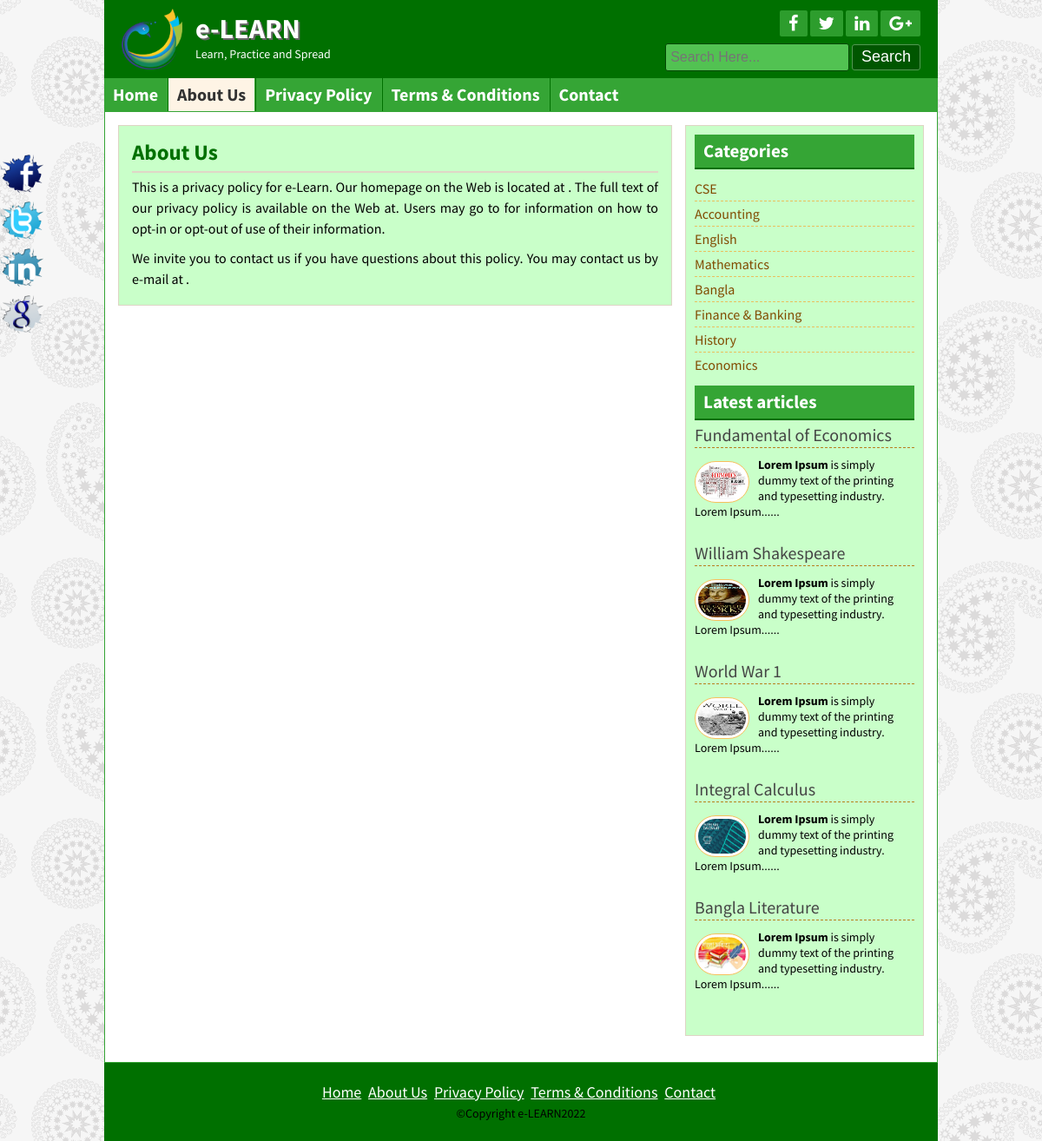
Page /page.php?pageid=1 on the committed database.
### tables this page shows
CREATE TABLE `title_slogan` (
  `id` int(11) NOT NULL,
  `title` varchar(255) NOT NULL,
  `slogan` varchar(255) NOT NULL,
  `logo` varchar(255) NOT NULL
);

CREATE TABLE `tbl_social` (
  `id` int(11) NOT NULL,
  `fb` varchar(255) NOT NULL,
  `tw` varchar(255) NOT NULL,
  `ln` varchar(255) NOT NULL,
  `gp` varchar(255) NOT NULL
);

CREATE TABLE `tbl_page` (
  `id` int(11) NOT NULL,
  `name` varchar(255) NOT NULL,
  `body` text NOT NULL
);

CREATE TABLE `tbl_category` (
  `id` int(11) NOT NULL,
  `name` varchar(50) NOT NULL
);

CREATE TABLE `tbl_post` (
  `id` int(11) NOT NULL,
  `cat` int(11) NOT NULL,
  `title` varchar(255) NOT NULL,
  `body` text NOT NULL,
  `image` varchar(255) NOT NULL,
  `author` varchar(50) NOT NULL,
  `tags` varchar(255) NOT NULL,
  `date` timestamp NULL DEFAULT CURRENT_TIMESTAMP,
  `userid` int(11) NOT NULL
);

CREATE TABLE `tbl_footer` (
  `id` int(11) NOT NULL,
  `note` varchar(255) NOT NULL
);

### lib/Database.php (called while the page is built, shortened)
<?php
Class Database{
	public $host   = DB_HOST;
	public $user   = DB_USER;
	public $pass   = DB_PASS;
	public $dbname = DB_NAME;
	public $link;
	private function connectDB(){
	$this->link = new mysqli($this->host, $this->user, $this->pass, $this->dbname);
 }
	public function select($query){
		$result = $this->link->query($query) or die($this->link->error.__LINE__);
		if($result->num_rows > 0){
			return $result;
		} else {
			return false;
		}
	}
}

### helpers/Format.php (called while the page is built, shortened)
<?php
class Format{
    public function textShorten($text, $limit=200){
       $text = $text. " ";
       $text = substr($text, 0, $limit);
       $text = substr($text, 0, strrpos($text,' '));
       $text = $text. "......";
        return $text;
    }
}
?>

### page.php (the view)
<?php include "inc/header.php";?>
<?php
    $pageid = mysqli_real_escape_string($db->link,$_GET['pageid']);
    if(!isset($pageid) || $pageid == NULL){
        header("Location:404.php");
    }else{
        $id = $pageid;
    }
?>
<?php
    $query = "select * from tbl_page where id = '$id' order by id desc;";
    $pagedetails = $db->select($query);
    if($pagedetails){
        while($result = $pagedetails->fetch_assoc()){
?>
	<div class="contentsection contemplete clear">
		<div class="maincontent clear">
			<div class="about">
				<h2><?php echo $result['name']; ?></h2>
	           <?php echo $result['body']; ?>
	       </div>
        </div>
    <?php } }else{ header("Location:404.php");} ?>
    <?php include "inc/sidebar.php";?>
    <?php include "inc/footer.php";?>

### inc/header.php (shortened to what this page needs)
<?php include "lib/Database.php";?>
<?php include "helpers/Format.php";?>
<?php
    $db = new Database();
    $fm = new Format();
?>
<!DOCTYPE html>
<html>
<head>
    <?php include "scripts/css.php"; ?>
</head>
<body>
	<div class="headersection templete clear">
		<a href="index.php">
			<div class="logo">
                <?php
                     $query = "select * from title_slogan where id='1';";
                    $blog_title= $db->select($query);
                    if($blog_title){
                        while($result = $blog_title->fetch_assoc()){
                ?>
				<img src="admin/upload/<?php echo $result['logo']; ?>" alt="Logo"/>
				<h2><?php echo $result['title']; ?></h2>
				<p><?php echo $result['slogan']; ?></p>
                <?php } } ?>
			</div>
		</a>
		<div class="social clear">
			<div class="icon clear">
                <?php
                    $query = "select * from tbl_social where id='1';";
                    $social = $db->select($query);
                    if($social){
                        while($result = $social->fetch_assoc()){
                ?>
				<a href="<?php echo $result['fb']; ?>" target="_blank"><i class="fa fa-facebook"></i></a>
				<a href="<?php echo $result['tw']; ?>" target="_blank"><i class="fa fa-twitter"></i></a>
				<a href="<?php echo $result['ln']; ?>" target="_blank"><i class="fa fa-linkedin"></i></a>
				<a href="<?php echo $result['gp']; ?>" target="_blank"><i class="fa fa-google-plus"></i></a>
                <?php } } ?>
			</div>
			<div class="searchbtn clear">
			<form action="search.php" method="get">
				<input type="text" name="search" placeholder="Search Here..."/>
				<input type="submit" name="submit" value="Search"/>
			</form>
			</div>
		</div>
	</div>
<div class="navsection templete">
    <?php
        $path = $_SERVER['SCRIPT_FILENAME'];
        $currentpage = basename($path, '.php');
    ?>
	<ul>
		<li><a <?php if($currentpage == 'index'){echo 'id="active"';} ?>
               href="index.php">Home</a></li>
        <?php
            $query = "select * from tbl_page;";
            $pages = $db->select($query);
            if($pages){
                while($result = $pages->fetch_assoc()){
        ?>
		<li><a
               <?php if(isset($_GET['pageid']) && $_GET['pageid'] == $result['id']){echo 'id="active"';} ?>
               href="page.php?pageid=<?php echo $result['id']; ?>"><?php echo $result['name']; ?></a></li>
        <?php } } ?>
        <li><a
               <?php if($currentpage == 'contact'){echo 'id="active"';} ?>
               href="contact.php">Contact</a></li>
	</ul>
</div>

### inc/sidebar.php
<div class="sidebar clear">
    <div class="samesidebar clear">
        <h2>Categories</h2>
            <ul>
                 <?php
                    $query = "select * from tbl_category;";
                    $category = $db->select($query);
                    if($category){
                        while($result = $category->fetch_assoc()){
                 ?>
                <li><a href="posts.php?category=<?php echo $result['id']; ?>"><?php echo $result['name']?></a></li>
                <?php } } else{ ?>
                    <li>No Category Created</li>
                <?php } ?>
            </ul>
    </div>
    <div class="samesidebar clear">
        <h2>Latest articles</h2>
        <?php
            $query = "select * from tbl_post order by id desc limit 5;";
            $post = $db->select($query);
            if($post){
                while($result = $post->fetch_assoc()){
         ?>
            <div class="popular clear">
                <h3><a href="post.php?id=<?php echo $result['id']; ?>"><?php echo $result['title']; ?></a></h3>
                <a href="post.php?id=<?php echo $result['id']; ?>"><img src="admin/upload/<?php echo $result['image']; ?>" alt="post image"/></a>
               <?php echo $fm->textShorten($result['body'],120) ; ?>
            </div>
        <?php } }else{ header("Location:404.php");} ?>
    </div>
</div>

### inc/footer.php (shortened to what this page needs)
</div>
<div class="footersection templete clear">
  <div class="footermenu clear">
	<ul>
		<li><a href="index.php">Home</a></li>
        <?php
            $query = "select * from tbl_page;";
            $pages = $db->select($query);
            if($pages){
                while($result = $pages->fetch_assoc()){
        ?>
		<li><a  href="page.php?pageid=<?php echo $result['id']; ?>"><?php echo $result['name']; ?></a></li>
        <?php } } ?>
        <li><a href="contact.php">Contact</a></li>
	</ul>
  </div>
  <?php
    $query = "select * from tbl_footer where id='1';";
    $footernote = $db->select($query);
    if($footernote){
        while($result = $footernote->fetch_assoc()){
  ?>
  <p>&copy;<?php echo $result['note']; ?><?php echo date('Y')?></p>
  <?php } } ?>
</div>
<div class="fixedicon clear">
    <?php
        $query = "select * from tbl_social where id='1';";
        $social = $db->select($query);
        if($social){
            while($result = $social->fetch_assoc()){
    ?>
    <a href="<?php echo $result['fb']; ?>" target="_blank"><img src="images/fb.png" alt="Facebook"/></a>
    <a href="<?php echo $result['tw']; ?>" target="_blank"><img src="images/tw.png" alt="Twitter"/></a>
    <a href="<?php echo $result['ln']; ?>" target="_blank"><img src="images/in.png" alt="LinkedIn"/></a>
    <a href="<?php echo $result['gp']; ?>" target="_blank"><img src="images/gl.png" alt="GooglePlus"/></a>
    <?php } } ?>
</div>
</body>
</html>

### style.css (style rules this page uses)
* { margin:0;padding:0;outline:0 }
body { font-family: 'Source Sans Pro', sans-serif;font-size:14px;line-height:18px;color:#000;background:url(images/bg.png)repeat fixed 0 0 #fff; }
.templete { width:960px;margin:0 auto; }
.contemplete { margin: 0 auto; width: 928px; }
.clear { overflow:hidden; }
input[type="text"], input[type="email"] { border: 1px solid #cfc5b6; border-radius: 3px; margin-bottom: 5px; padding: 5px; width: 300px; }
input[type="submit"] { background: #b7801c none repeat scroll 0 0; border: 1px solid #e6af4b; color: #fff; cursor: pointer; font-size: 20px; padding: 1px 10px; }
.headersection { background: #ca932f none repeat scroll 0 0; color: #fff; }
.logo { float: left; width: 580px; }
.logo img { float: left; margin-right: 15px; padding-bottom: 10px; padding-left: 20px; padding-top: 10px; width: 70px; }
.logo h2 { color: #fff; font-size: 32px; margin-bottom: 11px; margin-top: 24px; text-shadow: 2px 2px 0 #666; }
.logo p { color:#fff; }
.social { float: right; margin-right: 20px; margin-top: 12px; text-align: right; width: 360px; }
.icon { float: right; }
.icon a { background: #a56e0a none repeat scroll 0 0; border-radius: 2px; color: #fff; display: block; float: left; font-size: 20px; margin-left: 3px; padding: 5px 10px; }
.searchbtn { float: right; margin-top: 8px; }
.searchbtn input[type="text"] { border: 1px solid #A56E0A; width: 200px; background: #FFE07C; font-size: 16px; height: 20px; }
.searchbtn input[type="submit"] { border: 1px solid #9d6602; border-radius: 3px; font-size: 18px; height: 30px; padding-left: 10px; padding-right: 10px; padding-top: 0; cursor: pointer; }
.navsection { background: #e6af4b none repeat scroll 0 0 ; min-height: 38px; }
.navsection ul { margin:0;padding:0;list-style:none; }
.navsection ul li { border-left: 1px solid #fdc662; border-right: 1px solid #c18a26; display: block; float: left; position:relative; }
.navsection ul li:first-child { border-left: 0px solid #fdc662; }
.navsection ul li:last-child { border-right: 0px solid #c18a26; }
.navsection ul li a { color: #fff; display: block; font-size: 20px; font-weight: bold; padding: 10px; text-decoration: none; }
.navsection ul li a:hover, #active { background:#FEF4E5;color:#333; }
.contentsection { background: #ffffff none repeat scroll 0 0; border: 1px solid #ca932f; padding: 15px; }
.maincontent { background: #fef4e5 none repeat scroll 0 0; border: 1px solid #ded4c5; float: left; margin: 0 15px 15px 0; padding: 8px 15px; width: 606px; }
.about { font-size: 16px; line-height: 24px; text-align: justify; }
.about p { font-size: 16px; line-height: 24px; margin-bottom: 10px; text-align: justify; }
.samepost h2, .about h2 { border-bottom: 2px solid #e0d6c7; color: #ac7511; font-size: 25px; margin-bottom: 4px; padding: 10px 10px 10px 0; }
.sidebar { background: #fef4e5 none repeat scroll 0 0; border: 1px solid #ded4c5; float: right; margin-bottom: 15px; margin-top: 0; padding: 10px; width: 253px; }
.samesidebar { margin-bottom: 10px; }
.samesidebar h2 { background: #e6af4b none repeat scroll 0 0; border-bottom: 2px solid #b7801c; color: #333; margin-bottom: 8px; padding: 10px; }
.samesidebar ul { padding:0;margin:0;list-style:none; }
.samesidebar ul li { border-bottom: 1px dashed #e9c05c; font-size: 16px; padding: 5px 8px 5px 0; }
.samesidebar ul li:last-child { border-bottom: 0px dashed #e9c05c; }
.samesidebar ul li a { color: #814a00; text-decoration: none; }
.samesidebar p { margin-bottom: 10px; }
.popular { margin-bottom: 20px; }
.popular h3 { border-bottom: 1px dashed #b7801c; font-size: 20px; font-weight: normal; margin-bottom: 10px; padding-bottom: 5px; }
.popular h3 a { text-decoration:none;color:#444 }
.popular img { background: #fff none repeat scroll 0 0; border: 1px solid #f6bf5b; border-radius: 30px; float: left; height: 40px; margin-right: 10px; margin-top: 5px; padding: 3px; width: 55px; }
.footersection { height:90px;background:#B7801C;text-align:center }
.footermenu { margin-top: 25px; margin-bottom: 5px; }
.footermenu ul { padding:0;margin:0;list-style:none;text-align:center; }
.footermenu ul li { display:inline-block; }
.footermenu ul li a { color: #E6AF4B; font-size: 18px; margin-right: 5px; }
.fixedicon { left: 0; position: fixed; top: 175px; width: 60px; }
.fixedicon img { width: 50px; }

### rows in the picture
title_slogan: logo (picture), title "e-LEARN", slogan "Learn, Practice and Spread"
tbl_page: name "About Us", body "This is a privacy policy for e-Learn. Our homepage on the Web is located at . The full text of our privacy policy is available on the Web at. Users may go to for information on how to opt-in or opt-out of use of their information. We invite you to contact us if you have questions about this policy. You may contact us by e-mail at ."
tbl_page: name "Privacy Policy"
tbl_page: name "Terms & Conditions"
tbl_category: name "CSE"
tbl_category: name "Accounting"
tbl_category: name "English"
tbl_category: name "Mathematics"
tbl_category: name "Bangla"
tbl_category: name "Finance & Banking"
tbl_category: name "History"
tbl_category: name "Economics"
tbl_post: title "Fundamental of Economics", image (picture), body "Lorem Ipsum is simply dummy text of the printing and typesetting industry. Lorem Ipsum......"
tbl_post: title "William Shakespeare", image (picture), body "Lorem Ipsum is simply dummy text of the printing and typesetting industry. Lorem Ipsum......"
tbl_post: title "World War 1", image (picture), body "Lorem Ipsum is simply dummy text of the printing and typesetting industry. Lorem Ipsum......"
tbl_post: title "Integral Calculus", image (picture), body "Lorem Ipsum is simply dummy text of the printing and typesetting industry. Lorem Ipsum......"
tbl_post: title "Bangla Literature", image (picture), body "Lorem Ipsum is simply dummy text of the printing and typesetting industry. Lorem Ipsum......"
tbl_footer: note "Copyright e-LEARN"
